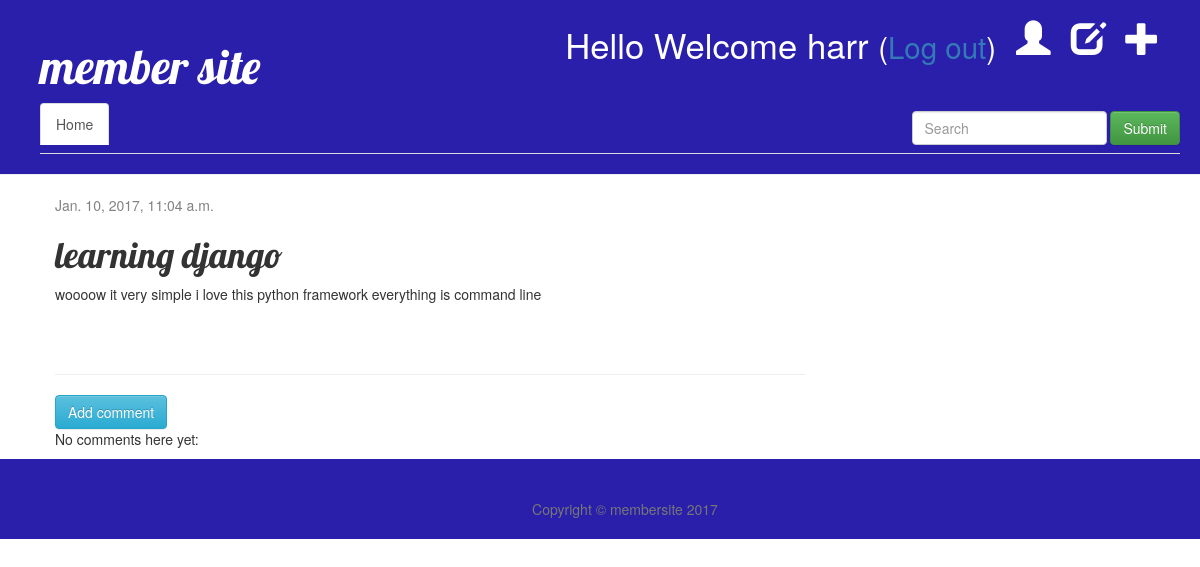
/account/post/1/ (signed in), run on the app's committed database.
### blog/models.py (models this page shows, shortened)
class Post(models.Model):
    author = models.ForeignKey('auth.User')
    title = models.CharField(max_length=200)
    text = models.TextField()
    created_date = models.DateTimeField(
            default=timezone.now)
    published_date = models.DateTimeField(
            blank=True, null=True)
    class Meta:
        unique_together = ["title", "text"]
        ordering = ["published_date","author"]

### blog/views.py (the view)
# urls.py: url(r'^post/(?P<pk>\d+)/$', views.post_detail, name='post_detail'),
def post_detail(request, pk):
    post = get_object_or_404(Post, pk=pk)
    return render(request, 'blog/post_detail.html', {'post': post})

### blog/templates/blog/post_detail.html (shortened to what this page needs)
{% extends 'blog/base.html' %}
{% block content %}
    <div class="post">
       {% if post.published_date %}
    <div class="date">
        {{ post.published_date }}
    </div>
{% endif %}
        <h1>{{ post.title }}</h1>
        <p>{{ post.text|linebreaksbr }}</p>
    </div>
<hr>
<a class="btn btn-info" href="{% url 'add_comment_to_post' pk=post.pk %}">Add comment</a>
{% for comment in post.comments.all %}
    {% if user.is_authenticated or comment.approved_comment %}
    <div class="comment">
        <div class="date">
            {{ comment.created_date }}
            {% if not comment.approved_comment %}
                <a class="btn btn-danger" href="{% url 'comment_remove' pk=comment.pk %}"><span class="glyphicon glyphicon-remove"></span></a>
                <a class="btn btn-success" href="{% url 'comment_approve' pk=comment.pk %}"><span class="glyphicon glyphicon-ok"></span></a>
                <a href="javascript:history.go(-1)" button type="button" class="btn btn-primary">Cancel</a>
            {% endif %}
        </div>
        <strong>{{ comment.author }}</strong>
        <p>{{ comment.text|linebreaks }}</p>
    </div>
    {% endif %}
{% empty %}
    <p>No comments here yet:</p>
{% endfor %}
{% endblock %}

### blog/templates/blog/base.html (shortened to what this page needs)
{% load staticfiles %}
<html>
    <head>
        <link rel="stylesheet" href="//maxcdn.bootstrapcdn.com/bootstrap/3.2.0/css/bootstrap.min.css">
        <link rel="stylesheet" href="//maxcdn.bootstrapcdn.com/bootstrap/3.2.0/css/bootstrap-theme.min.css">
        <link rel="stylesheet" href="{% static 'css/blog.css' %}">
    </head>
    <body>
        <div class="page-header">
        {% if user.is_authenticated %}
            <a href="{% url 'post_new' %}" class="top-menu"><span class="glyphicon glyphicon-plus"></span></a>
            <a href="{% url 'post_draft_list' %}" class="top-menu"><span class="glyphicon glyphicon-edit"></span></a>
            <a href="{% url 'profile' %}" class="top-menu"><span class="glyphicon glyphicon-user"></span></a>
            <p class="top-menu">Hello Welcome {{ user.username }} <small>(<a href="{% url 'logout' %}">Log out</a>)</small></p>
        {% else %}
            <a href="{% url 'login' %}" class="top-menu"><span class="glyphicon glyphicon-lock"></span></a>
        {% endif %}
            <h1><a href="/">member site</a></h1>
            <ul class="nav nav-tabs">
            <li role="presentation" class="active"><a href="/">Home</a></li>
               <form class="navbar-form navbar-right" role="search">
                <div class="form-group">
                    <input type="text" class="form-control" placeholder="Search">
                </div>
                <button type="submit" class="btn btn-success">Submit</button>
                </form>
            </ul>
        </div>
        <div class="content container">
            <div class="row">
                <div class="col-md-8">
                    {% block content %}
                    {% endblock %}
                </div>
            </div>
        </div>
    <footer>
        <div class="container">
            <div class="row">
                <div class="col-lg-8 col-lg-offset-2 col-md-10 col-md-offset-1">
                    <ul class="list-inline text-center">
                    </ul>
                    <p class="copyright text-muted">Copyright &copy; membersite 2017</p>
                </div>
            </div>
        </div>
    </footer>
    </body>
 </html>

### blog/static/css/blog.css (style rules this page uses)
.page-header { background-color: #2A1FAA; margin-top: 0; padding: 20px 20px 20px 40px; }
.page-header h1, .page-header h1 a, .page-header h1 a:visited, .page-header h1 a:active { color: #ffffff; font-size: 36pt; text-decoration: none; }
.content { margin-left: 40px; }
h1, h2, h3, h4 { font-family: 'Lobster', cursive; }
.date { color: #828282; }
.top-menu, .top-menu:hover, .top-menu:visited { color: #ffffff; float: right; font-size: 26pt; margin-right: 20px; }
.post { margin-bottom: 70px; }
footer { background-color: #2A1FAA; margin-top: 0; padding: 20px 20px 20px 40px; }
footer .list-inline { margin: 0; padding: 0; }
footer .copyright { font-size: 14px; text-align: center; margin-bottom: 0; }

### data on the page
Post: published_date "Jan. 10, 2017, 11:04 a.m.", title "learning django", text "woooow it very simple i love this python framework everything is command line"

### other printed values
{{ user.username }} "harr"
